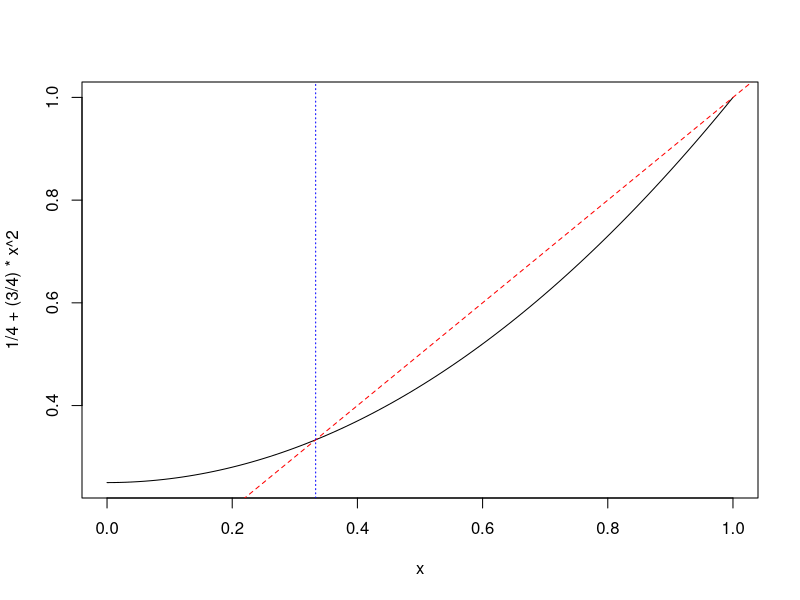

Generate this figure with R:
## Population of bacteria (branching process), where adults either die or live to have two children
## What is the probability of extinction starting from an initial population of 2 individuals?

(4 + c(1, -1) * sqrt(4)) / 6  # Equals 1, 1/3

## Figure shows extinction probability of 1/3 when initial population is 1
curve(1/4 + (3/4)*x^2, from=0, to=1)
abline(a=0, b=1, lty=2, col="red")
abline(v=1/3, lty=3, col="blue")

pop_goes_extinct <- function(current_pop, max_pop=10^6, pr_survive=0.75, n_children_if_survive=2) {
    survive <- runif(current_pop) < pr_survive
    if(!any(survive)) return(T)

    ## Shortcut: if the current population ever exceeds max_pop, we assume the population never goes extinct
    if(sum(survive) * n_children_if_survive > max_pop) return(F)

    return(pop_goes_extinct(sum(survive) * n_children_if_survive, max_pop))
}

## Simulate probability of extinction when initial population is either 1 or 2
mean(replicate(1000, pop_goes_extinct(current_pop=1)))  # 1/3
mean(replicate(1000, pop_goes_extinct(current_pop=2)))  # (1/3)^2 == 1/9, around 0.11
